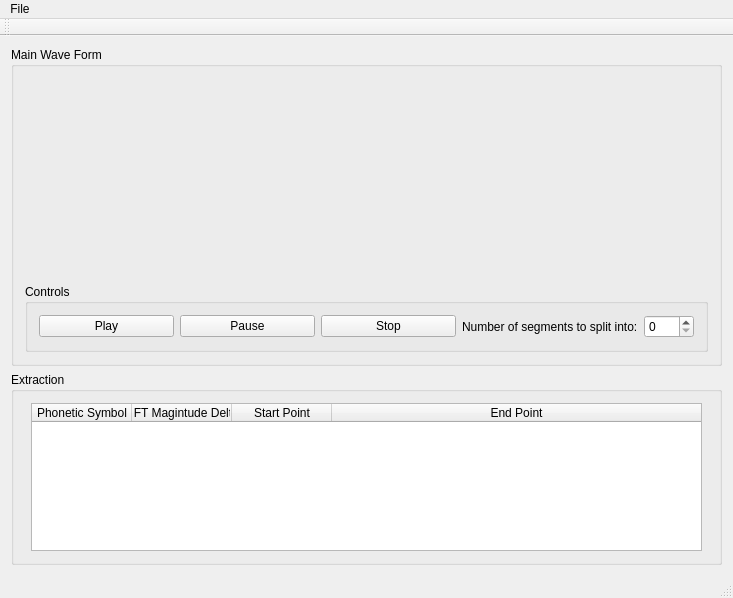
<?xml version="1.0" encoding="UTF-8"?>
<ui version="4.0">
 <class>PhonemeExtractorMainWindow</class>
 <widget class="QMainWindow" name="PhonemeExtractorMainWindow">
  <property name="geometry">
   <rect>
    <x>0</x>
    <y>0</y>
    <width>733</width>
    <height>598</height>
   </rect>
  </property>
  <property name="windowTitle">
   <string>Phoneme Extractor</string>
  </property>
  <widget class="QWidget" name="centralWidget">
   <layout class="QVBoxLayout" name="verticalLayout_3">
    <item>
     <widget class="QGroupBox" name="groupBox_MainWaveForm">
      <property name="title">
       <string>Main Wave Form</string>
      </property>
      <layout class="QVBoxLayout" name="verticalLayout">
       <item>
        <widget class="QWidget" name="mainWaveformWidget" native="true">
         <property name="minimumSize">
          <size>
           <width>0</width>
           <height>200</height>
          </size>
         </property>
        </widget>
       </item>
       <item>
        <widget class="QGroupBox" name="groupBox_mainWaveFormControls">
         <property name="title">
          <string>Controls</string>
         </property>
         <layout class="QHBoxLayout" name="horizontalLayout">
          <item>
           <widget class="QPushButton" name="pushButton_mainWaveFormPlay">
            <property name="text">
             <string>Play</string>
            </property>
           </widget>
          </item>
          <item>
           <widget class="QPushButton" name="pushButton_mainWaveFormPause">
            <property name="text">
             <string>Pause</string>
            </property>
           </widget>
          </item>
          <item>
           <widget class="QPushButton" name="pushButton_mainWaveFormStop">
            <property name="text">
             <string>Stop</string>
            </property>
           </widget>
          </item>
          <item>
           <widget class="QLabel" name="label_NumSegToSplitInto">
            <property name="text">
             <string>Number of segments to split into:</string>
            </property>
           </widget>
          </item>
          <item>
           <widget class="QSpinBox" name="spinBox_NumSegToSplitInto">
            <property name="maximumSize">
             <size>
              <width>50</width>
              <height>16777215</height>
             </size>
            </property>
           </widget>
          </item>
         </layout>
        </widget>
       </item>
      </layout>
     </widget>
    </item>
    <item>
     <widget class="QGroupBox" name="groupBox_extraction">
      <property name="title">
       <string>Extraction</string>
      </property>
      <layout class="QHBoxLayout" name="horizontalLayout_2">
       <item>
        <widget class="QWidget" name="widget_MainWaveformSegmentDft" native="true"/>
       </item>
       <item>
        <widget class="QTableWidget" name="tableWidget_identifiedPhonemes">
         <attribute name="horizontalHeaderStretchLastSection">
          <bool>true</bool>
         </attribute>
         <column>
          <property name="text">
           <string>Phonetic Symbol</string>
          </property>
         </column>
         <column>
          <property name="text">
           <string>DFT Magintude Delta</string>
          </property>
         </column>
         <column>
          <property name="text">
           <string>Start Point</string>
          </property>
         </column>
         <column>
          <property name="text">
           <string>End Point</string>
          </property>
         </column>
        </widget>
       </item>
       <item>
        <widget class="QWidget" name="widget_ComparisonPhonemeSegmentDft" native="true"/>
       </item>
      </layout>
     </widget>
    </item>
   </layout>
  </widget>
  <widget class="QMenuBar" name="menuBar">
   <property name="geometry">
    <rect>
     <x>0</x>
     <y>0</y>
     <width>733</width>
     <height>21</height>
    </rect>
   </property>
   <widget class="QMenu" name="menuFile">
    <property name="title">
     <string>File</string>
    </property>
    <addaction name="actionNew"/>
    <addaction name="actionOpen"/>
    <addaction name="actionSave"/>
    <addaction name="actionSave_As"/>
   </widget>
   <addaction name="menuFile"/>
  </widget>
  <widget class="QToolBar" name="mainToolBar">
   <attribute name="toolBarArea">
    <enum>TopToolBarArea</enum>
   </attribute>
   <attribute name="toolBarBreak">
    <bool>false</bool>
   </attribute>
  </widget>
  <widget class="QStatusBar" name="statusBar"/>
  <action name="actionNew">
   <property name="text">
    <string>New</string>
   </property>
   <property name="shortcut">
    <string>Ctrl+N</string>
   </property>
  </action>
  <action name="actionOpen">
   <property name="text">
    <string>Open</string>
   </property>
   <property name="shortcut">
    <string>Ctrl+O</string>
   </property>
  </action>
  <action name="actionSave">
   <property name="text">
    <string>Save</string>
   </property>
   <property name="shortcut">
    <string>Ctrl+S</string>
   </property>
  </action>
  <action name="actionSave_As">
   <property name="text">
    <string>Save As</string>
   </property>
   <property name="shortcut">
    <string>Ctrl+Alt+S</string>
   </property>
  </action>
 </widget>
 <layoutdefault spacing="6" margin="11"/>
 <resources/>
 <connections/>
</ui>
